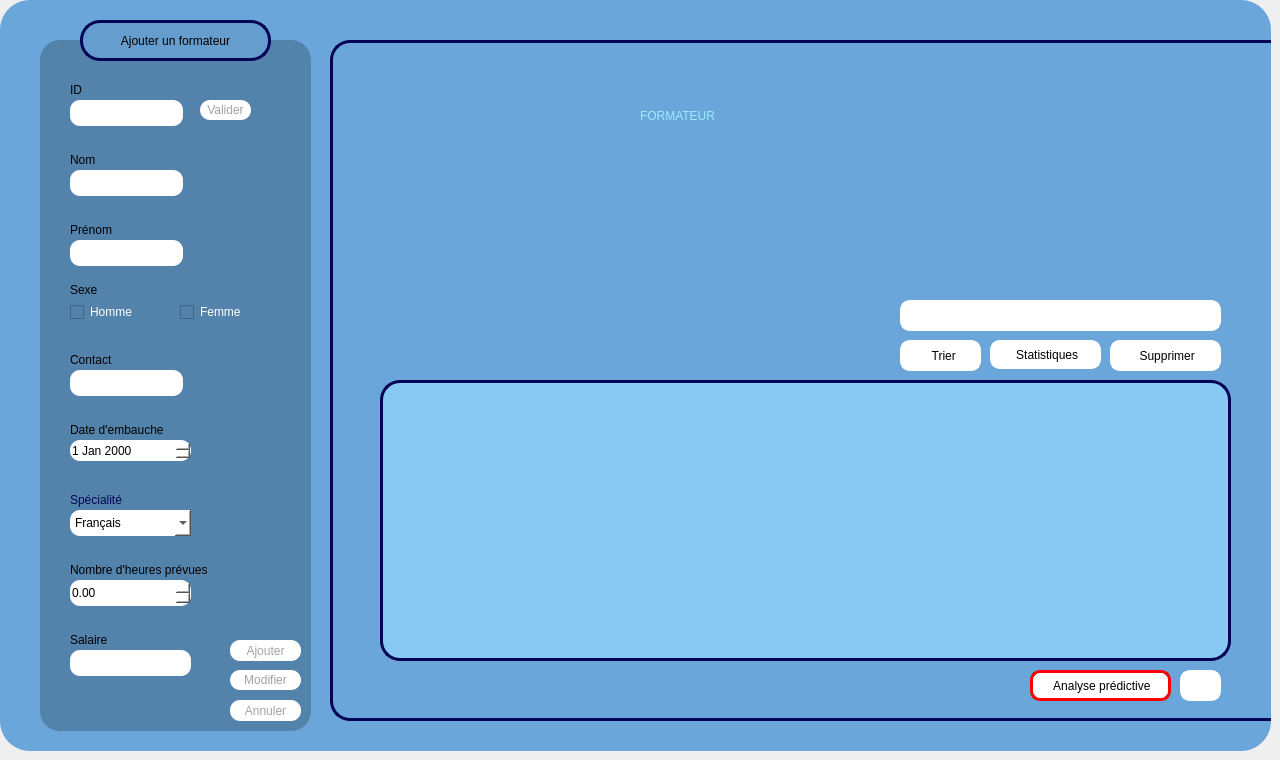
    <widget class="QWidget" name="page_formateur">
     <widget class="QWidget" name="Formateur_2" native="true">
      <property name="geometry">
       <rect>
        <x>0</x>
        <y>0</y>
        <width>1271</width>
        <height>751</height>
       </rect>
      </property>
      <property name="maximumSize">
       <size>
        <width>2000</width>
        <height>2000</height>
       </size>
      </property>
      <property name="baseSize">
       <size>
        <width>1000</width>
        <height>1000</height>
       </size>
      </property>
      <property name="mouseTracking">
       <bool>false</bool>
      </property>
      <property name="tabletTracking">
       <bool>false</bool>
      </property>
      <property name="autoFillBackground">
       <bool>false</bool>
      </property>
      <property name="styleSheet">
       <string notr="true">background-color: rgb(106, 166, 218);

border-radius:30px;</string>
      </property>
      <widget class="QFrame" name="frame_12">
       <property name="geometry">
        <rect>
         <x>40</x>
         <y>40</y>
         <width>271</width>
         <height>691</height>
        </rect>
       </property>
       <property name="styleSheet">
        <string notr="true">background-color: rgb(58, 196, 255);
background-color: rgb(83, 130, 171);
border-radius:20px;

</string>
       </property>
       <property name="frameShape">
        <enum>QFrame::Shape::NoFrame</enum>
       </property>
       <widget class="QLabel" name="label_specialite_5">
        <property name="geometry">
         <rect>
          <x>30</x>
          <y>450</y>
          <width>111</width>
          <height>20</height>
         </rect>
        </property>
        <property name="styleSheet">
         <string notr="true">color: rgb(4, 4, 87);</string>
        </property>
        <property name="text">
         <string>Spécialité</string>
        </property>
       </widget>
       <widget class="QLineEdit" name="lineEdit_IdFormateur">
        <property name="geometry">
         <rect>
          <x>30</x>
          <y>60</y>
          <width>113</width>
          <height>26</height>
         </rect>
        </property>
        <property name="styleSheet">
         <string notr="true">background-color: rgb(255, 255, 255);
border-radius:10px;
</string>
        </property>
        <property name="maxLength">
         <number>8</number>
        </property>
       </widget>
       <widget class="QLabel" name="label_contact_5">
        <property name="geometry">
         <rect>
          <x>30</x>
          <y>310</y>
          <width>63</width>
          <height>20</height>
         </rect>
        </property>
        <property name="text">
         <string>Contact</string>
        </property>
       </widget>
       <widget class="QLineEdit" name="lineEdit_contactFormateur">
        <property name="geometry">
         <rect>
          <x>30</x>
          <y>330</y>
          <width>113</width>
          <height>26</height>
         </rect>
        </property>
        <property name="styleSheet">
         <string notr="true">background-color: rgb(255, 255, 255);
border-radius:10px;</string>
        </property>
       </widget>
       <widget class="QLabel" name="label_prenom_8">
        <property name="geometry">
         <rect>
          <x>30</x>
          <y>180</y>
          <width>63</width>
          <height>20</height>
         </rect>
        </property>
        <property name="text">
         <string>Prénom</string>
        </property>
       </widget>
       <widget class="QLineEdit" name="lineEdit_NomFormateur">
        <property name="geometry">
         <rect>
          <x>30</x>
          <y>130</y>
          <width>113</width>
          <height>26</height>
         </rect>
        </property>
        <property name="styleSheet">
         <string notr="true">background-color: rgb(255, 255, 255);
border-radius:10px;</string>
        </property>
        <property name="maxLength">
         <number>20</number>
        </property>
       </widget>
       <widget class="QLineEdit" name="lineEdit_PrenomFormateur">
        <property name="geometry">
         <rect>
          <x>30</x>
          <y>200</y>
          <width>113</width>
          <height>26</height>
         </rect>
        </property>
        <property name="styleSheet">
         <string notr="true">background-color: rgb(255, 255, 255);
border-radius:10px;</string>
        </property>
       </widget>
       <widget class="QPushButton" name="pushButton_cin_5">
        <property name="geometry">
         <rect>
          <x>160</x>
          <y>60</y>
          <width>51</width>
          <height>20</height>
         </rect>
        </property>
        <property name="styleSheet">
         <string notr="true">QPushButton{
background-color: rgb(255, 255, 255);
color: rgb(162, 162, 162);
border-radius:10px;
}
QPushButton:hover{
	background-color: rgb(162, 162, 162);
	color: rgb(255, 255, 255);
}



</string>
        </property>
        <property name="text">
         <string>Valider</string>
        </property>
       </widget>
       <widget class="QLabel" name="label_cin_8">
        <property name="geometry">
         <rect>
          <x>30</x>
          <y>40</y>
          <width>31</width>
          <height>20</height>
         </rect>
        </property>
        <property name="text">
         <string>ID</string>
        </property>
       </widget>
       <widget class="QLabel" name="label_cin_9">
        <property name="geometry">
         <rect>
          <x>30</x>
          <y>110</y>
          <width>41</width>
          <height>20</height>
         </rect>
        </property>
        <property name="text">
         <string>Nom</string>
        </property>
       </widget>
       <widget class="QDoubleSpinBox" name="doubleSpinBox_heureprevueFormateur">
        <property name="geometry">
         <rect>
          <x>30</x>
          <y>540</y>
          <width>121</width>
          <height>26</height>
         </rect>
        </property>
        <property name="styleSheet">
         <string notr="true">background-color: rgb(255, 255, 255);
border-radius:10px;
</string>
        </property>
       </widget>
       <widget class="QDateEdit" name="dateEdit_embaucheFormateur">
        <property name="geometry">
         <rect>
          <x>30</x>
          <y>400</y>
          <width>121</width>
          <height>21</height>
         </rect>
        </property>
        <property name="styleSheet">
         <string notr="true">background-color: rgb(255, 255, 255);
border-radius:10px;</string>
        </property>
       </widget>
       <widget class="QLabel" name="label_embauhe_8">
        <property name="geometry">
         <rect>
          <x>30</x>
          <y>380</y>
          <width>131</width>
          <height>20</height>
         </rect>
        </property>
        <property name="text">
         <string>Date d'embauche</string>
        </property>
       </widget>
       <widget class="QLabel" name="label_contact_10">
        <property name="geometry">
         <rect>
          <x>30</x>
          <y>520</y>
          <width>191</width>
          <height>20</height>
         </rect>
        </property>
        <property name="text">
         <string>Nombre d'heures prévues</string>
        </property>
       </widget>
       <widget class="QLineEdit" name="lineEdit_salaireFormateur">
        <property name="geometry">
         <rect>
          <x>30</x>
          <y>610</y>
          <width>121</width>
          <height>26</height>
         </rect>
        </property>
        <property name="styleSheet">
         <string notr="true">background-color: rgb(255, 255, 255);
border-radius:10px;
</string>
        </property>
        <property name="text">
         <string/>
        </property>
       </widget>
       <widget class="QLabel" name="label_contact_11">
        <property name="geometry">
         <rect>
          <x>30</x>
          <y>590</y>
          <width>191</width>
          <height>20</height>
         </rect>
        </property>
        <property name="text">
         <string>Salaire</string>
        </property>
       </widget>
       <widget class="QCheckBox" name="checkBox_hommeFormateur">
        <property name="geometry">
         <rect>
          <x>30</x>
          <y>260</y>
          <width>91</width>
          <height>24</height>
         </rect>
        </property>
        <property name="styleSheet">
         <string notr="true">background-color: rgb(83, 130, 171);
border-color: rgb(255, 255, 255);
color: rgb(255, 255, 255);</string>
        </property>
        <property name="text">
         <string>Homme</string>
        </property>
       </widget>
       <widget class="QCheckBox" name="checkBox_femmeFormateur">
        <property name="geometry">
         <rect>
          <x>140</x>
          <y>260</y>
          <width>91</width>
          <height>24</height>
         </rect>
        </property>
        <property name="styleSheet">
         <string notr="true">color: rgb(255, 255, 255);</string>
        </property>
        <property name="text">
         <string>Femme</string>
        </property>
       </widget>
       <widget class="QLabel" name="label_prenom_9">
        <property name="geometry">
         <rect>
          <x>30</x>
          <y>240</y>
          <width>63</width>
          <height>20</height>
         </rect>
        </property>
        <property name="text">
         <string>Sexe</string>
        </property>
       </widget>
       <widget class="QPushButton" name="pushButton_ANNULER_5">
        <property name="geometry">
         <rect>
          <x>190</x>
          <y>660</y>
          <width>71</width>
          <height>21</height>
         </rect>
        </property>
        <property name="styleSheet">
         <string notr="true">QPushButton{
background-color: rgb(255, 255, 255);
color: rgb(162, 162, 162);
border-radius:10px;
}
QPushButton:hover{
	background-color: rgb(162, 162, 162);
	color: rgb(255, 255, 255);
}



</string>
        </property>
        <property name="text">
         <string>Annuler</string>
        </property>
       </widget>
       <widget class="QPushButton" name="pushButton_AJOUTER_5">
        <property name="geometry">
         <rect>
          <x>190</x>
          <y>600</y>
          <width>71</width>
          <height>21</height>
         </rect>
        </property>
        <property name="styleSheet">
         <string notr="true">QPushButton{
background-color: rgb(255, 255, 255);
color: rgb(162, 162, 162);
border-radius:10px;
}
QPushButton:hover{
	background-color: rgb(162, 162, 162);
	color: rgb(255, 255, 255);
}




</string>
        </property>
        <property name="text">
         <string>Ajouter</string>
        </property>
       </widget>
       <widget class="QComboBox" name="comboBox_specialiteFormateur">
        <property name="geometry">
         <rect>
          <x>30</x>
          <y>470</y>
          <width>121</width>
          <height>26</height>
         </rect>
        </property>
        <property name="styleSheet">
         <string notr="true">background-color: rgb(255, 255, 255);
border-radius:10px;</string>
        </property>
        <item>
         <property name="text">
          <string>Français</string>
         </property>
        </item>
        <item>
         <property name="text">
          <string>Anglais</string>
         </property>
        </item>
        <item>
         <property name="text">
          <string>Science</string>
         </property>
        </item>
        <item>
         <property name="text">
          <string>Physique</string>
         </property>
        </item>
        <item>
         <property name="text">
          <string>Arabe</string>
         </property>
        </item>
       </widget>
       <widget class="QStackedWidget" name="stackedWidget_3">
        <property name="geometry">
         <rect>
          <x>230</x>
          <y>120</y>
          <width>120</width>
          <height>80</height>
         </rect>
        </property>
        <widget class="QWidget" name="page_5"/>
        <widget class="QWidget" name="page_6"/>
       </widget>
       <widget class="QPushButton" name="pushButton_modifierFormateur">
        <property name="geometry">
         <rect>
          <x>190</x>
          <y>630</y>
          <width>71</width>
          <height>20</height>
         </rect>
        </property>
        <property name="styleSheet">
         <string notr="true">QPushButton{
background-color: rgb(255, 255, 255);
color: rgb(162, 162, 162);
border-radius:10px;
}
QPushButton:hover{
	background-color: rgb(162, 162, 162);
	color: rgb(255, 255, 255);
}




</string>
        </property>
        <property name="text">
         <string>Modifier</string>
        </property>
       </widget>
      </widget>
      <widget class="QFrame" name="frame_14">
       <property name="geometry">
        <rect>
         <x>330</x>
         <y>40</y>
         <width>1001</width>
         <height>681</height>
        </rect>
       </property>
       <property name="styleSheet">
        <string notr="true">border: 3px solid #040457;
border-radius:20px;
</string>
       </property>
       <property name="frameShape">
        <enum>QFrame::Shape::NoFrame</enum>
       </property>
       <widget class="QLineEdit" name="lineEdit_RechercheFormateur">
        <property name="geometry">
         <rect>
          <x>570</x>
          <y>260</y>
          <width>291</width>
          <height>31</height>
         </rect>
        </property>
        <property name="styleSheet">
         <string notr="true">background-color: rgb(255, 255, 255);
border-radius:10px;
border: 3px solid #ffffff;
color: rgb(162, 162, 162);</string>
        </property>
        <property name="text">
         <string/>
        </property>
       </widget>
       <widget class="QPushButton" name="pushButton_SupprimerFormateur">
        <property name="geometry">
         <rect>
          <x>780</x>
          <y>300</y>
          <width>111</width>
          <height>31</height>
         </rect>
        </property>
        <property name="styleSheet">
         <string notr="true">QPushButton{
background-color: rgb(255, 255, 255);
border-radius:10px;
border: 3px solid #ffffff;
}
QPushButton:hover{
	background-color: rgb(220, 220, 220);
	color: rgb(90, 90, 90);

	border-radius:10px;
}
</string>
        </property>
        <property name="text">
         <string> Supprimer</string>
        </property>
        <property name="icon">
         <iconset>
          <normaloff>:/img/poubelle.png</normaloff>:/img/poubelle.png</iconset>
        </property>
       </widget>
       <widget class="QPushButton" name="pushButton_35">
        <property name="geometry">
         <rect>
          <x>570</x>
          <y>300</y>
          <width>81</width>
          <height>31</height>
         </rect>
        </property>
        <property name="styleSheet">
         <string notr="true">QPushButton{
background-color: rgb(255, 255, 255);
border-radius:10px;
border: 3px solid #ffffff;
}
QPushButton:hover{
	background-color: rgb(220, 220, 220);
	color: rgb(90, 90, 90);

	border-radius:10px;
}
</string>
        </property>
        <property name="text">
         <string>  Trier</string>
        </property>
        <property name="icon">
         <iconset>
          <normaloff>:/img/trie.png</normaloff>:/img/trie.png</iconset>
        </property>
        <property name="autoRepeatInterval">
         <number>97</number>
        </property>
       </widget>
       <widget class="QPushButton" name="pushButton_36">
        <property name="geometry">
         <rect>
          <x>850</x>
          <y>630</y>
          <width>41</width>
          <height>31</height>
         </rect>
        </property>
        <property name="styleSheet">
         <string notr="true">QPushButton{
background-color: rgb(255, 255, 255);
border-radius:10px;
border: 3px solid #ffffff;
}
QPushButton:hover{
	background-color: rgb(220, 220, 220);
	color: rgb(90, 90, 90);

	border-radius:10px;
}
</string>
        </property>
        <property name="text">
         <string/>
        </property>
        <property name="icon">
         <iconset>
          <normaloff>:/img/download.png</normaloff>:/img/download.png</iconset>
        </property>
       </widget>
       <widget class="QLabel" name="label_4">
        <property name="geometry">
         <rect>
          <x>310</x>
          <y>50</y>
          <width>331</width>
          <height>51</height>
         </rect>
        </property>
        <property name="styleSheet">
         <string notr="true">background-color: rgb(106, 166, 218);
color: rgb(83, 130, 171);
color: rgb(157, 235, 255);
border: none;
font: 30pt &quot;Rockwell&quot;;</string>
        </property>
        <property name="text">
         <string>FORMATEUR</string>
        </property>
       </widget>
       <widget class="QPushButton" name="pushButton_stat_3">
        <property name="geometry">
         <rect>
          <x>660</x>
          <y>300</y>
          <width>111</width>
          <height>29</height>
         </rect>
        </property>
        <property name="styleSheet">
         <string notr="true">QPushButton{
background-color: rgb(255, 255, 255);
border-radius:10px;
border: 3px solid #ffffff;
}
QPushButton:hover{
	background-color: rgb(220, 220, 220);
	color: rgb(90, 90, 90);

	border-radius:10px;
}
</string>
        </property>
        <property name="text">
         <string> Statistiques</string>
        </property>
        <property name="icon">
         <iconset>
          <normaloff>:/img/stat.png</normaloff>:/img/stat.png</iconset>
        </property>
       </widget>
       <widget class="QPushButton" name="pushButton_38">
        <property name="geometry">
         <rect>
          <x>700</x>
          <y>630</y>
          <width>141</width>
          <height>31</height>
         </rect>
        </property>
        <property name="styleSheet">
         <string notr="true">QPushButton{
background-color: rgb(255, 255,255);
border-radius:10px;
border: 3px solid #ff0000;
}
QPushButton:hover{
	background-color: rgb(220, 220, 220);
	color: rgb(90, 90, 90);
}
</string>
        </property>
        <property name="text">
         <string>  Analyse prédictive </string>
        </property>
       </widget>
       <widget class="QTableView" name="Tab_Formateur">
        <property name="geometry">
         <rect>
          <x>50</x>
          <y>340</y>
          <width>851</width>
          <height>281</height>
         </rect>
        </property>
        <property name="styleSheet">
         <string notr="true">background-color: rgb(136, 201, 244);</string>
        </property>
       </widget>
       <widget class="QPushButton" name="pushButton_RechercheFormateur">
        <property name="geometry">
         <rect>
          <x>840</x>
          <y>260</y>
          <width>51</width>
          <height>31</height>
         </rect>
        </property>
        <property name="styleSheet">
         <string notr="true">QPushButton{
background-color: rgb(255, 255, 255);
border-radius:10px;
border: 3px solid #ffffff;
}
QPushButton:hover{
	background-color: rgb(240, 240, 240);
	border-radius:10px;
}
</string>
        </property>
        <property name="text">
         <string/>
        </property>
        <property name="icon">
         <iconset>
          <normaloff>:/img/loupe.png</normaloff>:/img/loupe.png</iconset>
        </property>
       </widget>
      </widget>
      <widget class="QPushButton" name="pushButton_AjouterFormateur">
       <property name="geometry">
        <rect>
         <x>80</x>
         <y>20</y>
         <width>191</width>
         <height>41</height>
        </rect>
       </property>
       <property name="styleSheet">
        <string notr="true">QPushButton{
background-color: rgb(100, 157, 206);
border: 3px solid #040457;
border-radius:20px;
}

QPushButton:hover{
background-color: rgb(95, 1572 201);
border: 3px solid #030346;
border-radius:20px;
}</string>
       </property>
       <property name="text">
        <string>Ajouter un formateur</string>
       </property>
      </widget>
      <zorder>frame_14</zorder>
      <zorder>frame_12</zorder>
      <zorder>pushButton_AjouterFormateur</zorder>
     </widget>
    </widget>
